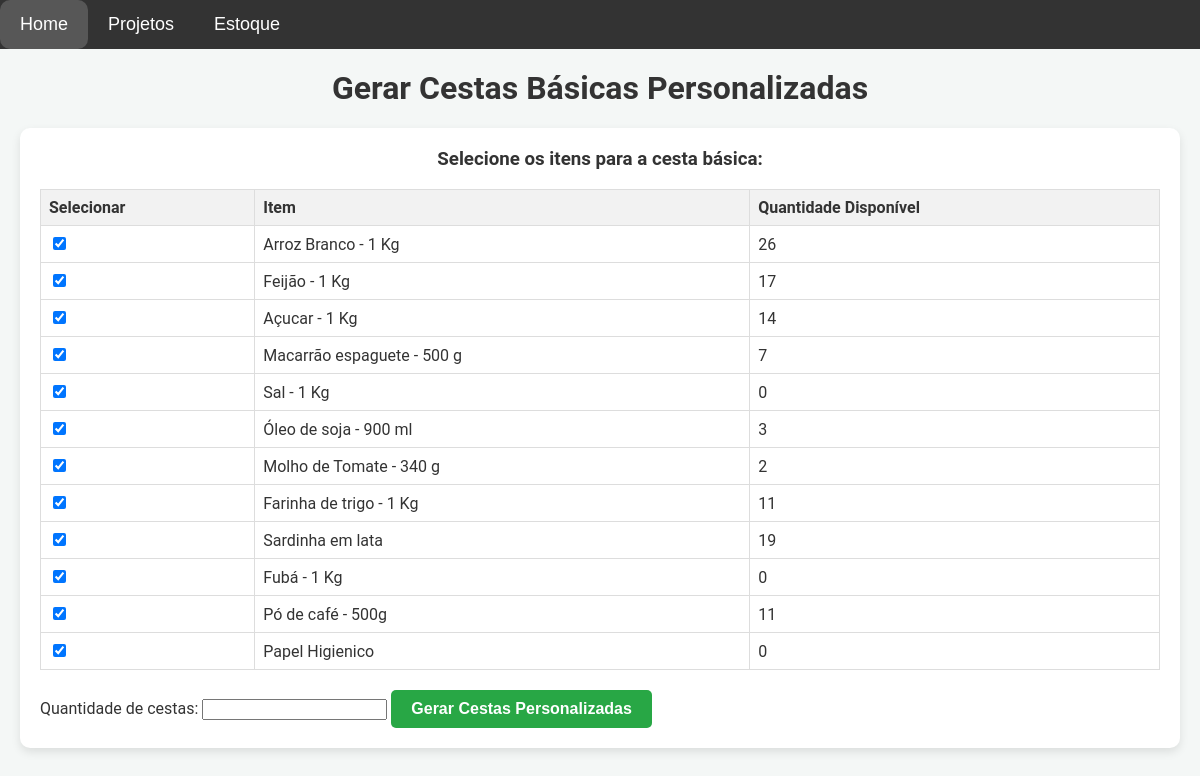
The app's page /cestas_personalizadas, older data.
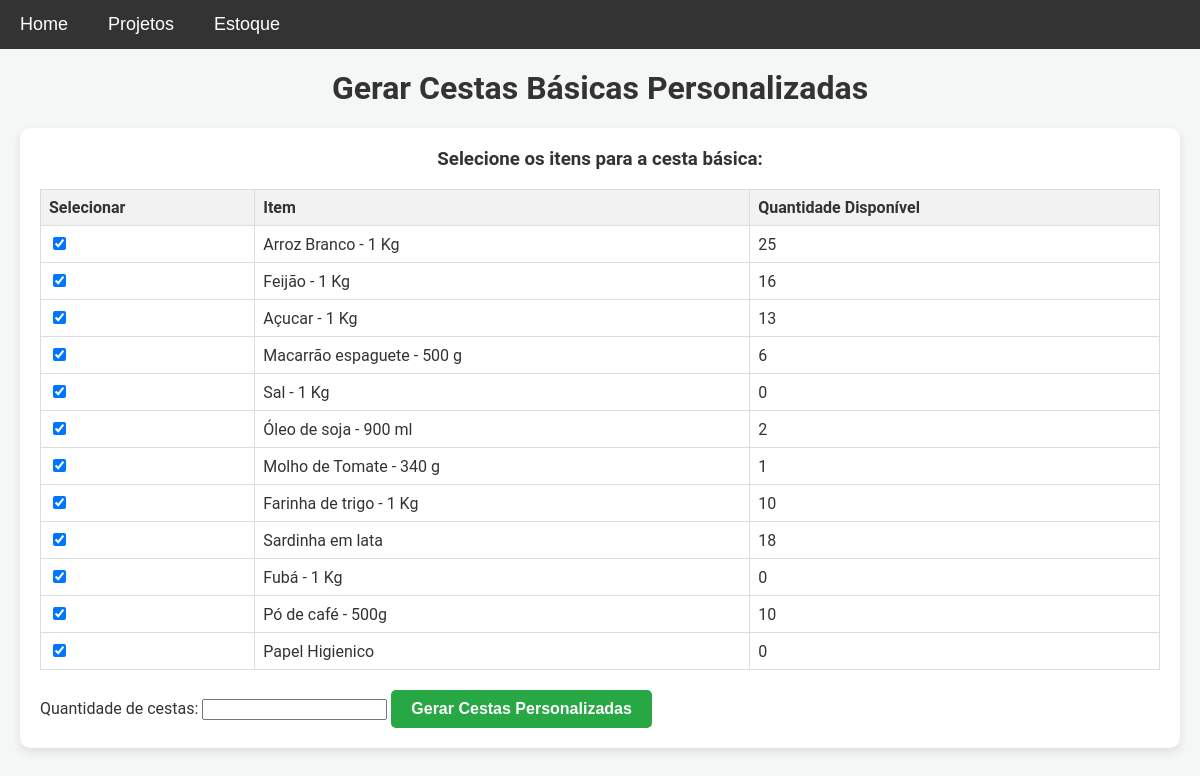
The same page, newer data.
### models.py (models this page shows)
class Item(db.Model):
    __table_args__ = {'extend_existing': True}  # Estende a tabela existente ao invés de tentar recriá-la
    id = db.Column(db.Integer, primary_key=True)
    nome = db.Column(db.String(100), nullable=False)
    descricao = db.Column(db.Text, nullable=False)
    categoria = db.Column(db.String(50), nullable=False)
    quantidade = db.Column(db.Integer, nullable=False, default=0)
    preco = db.Column(db.Float, nullable=False)

### app.py (the view)
@app.route('/cestas_personalizadas')
def cestas_personalizadas():
    itens = Item.query.all()
    return render_template('cestas_personalizadas.html', itens=itens)

### templates/cestas_personalizadas.html (shortened to what this page needs)
{% extends 'base.html' %}
{% block content %}
    <h1>Gerar Cestas Básicas Personalizadas</h1>
    <form method="POST" action="{{ url_for('gerar_cestas_personalizadas') }}">
        <h3>Selecione os itens para a cesta básica:</h3>
        <table>
            <thead>
                <tr>
                    <th>Selecionar</th>
                    <th>Item</th>
                    <th>Quantidade Disponível</th>
                </tr>
            </thead>
            <tbody>
                {% for item in itens %}
                <tr>
                    <td>
                        <input type="checkbox" name="itens_selecionados" value="{{ item.id }}" checked>
                    </td>
                    <td>{{ item.nome }}</td>
                    <td>{{ item.quantidade }}</td>
                </tr>
                {% endfor %}
            </tbody>
        </table>
        <label for="quantidade">Quantidade de cestas:</label>
        <input type="number" name="quantidade" id="quantidade" min="1" required>
        <button type="submit">Gerar Cestas Personalizadas</button>
    </form>
{% endblock %}

Row changes from the older to the newer data that the page shows:
changed Item "Arroz Branco - 1 Kg": quantidade "26" → "25"
changed Item "Feijão - 1 Kg": quantidade "17" → "16"
changed Item "Açucar - 1 Kg": quantidade "14" → "13"
changed Item "Macarrão espaguete - 500 g": quantidade "7" → "6"
changed Item "Óleo de soja - 900 ml": quantidade "3" → "2"
changed Item "Molho de Tomate - 340 g": quantidade "2" → "1"
changed Item "Farinha de trigo - 1 Kg": quantidade "11" → "10"
changed Item "Sardinha em lata": quantidade "19" → "18"
changed Item "Pó de café - 500g": quantidade "11" → "10"
